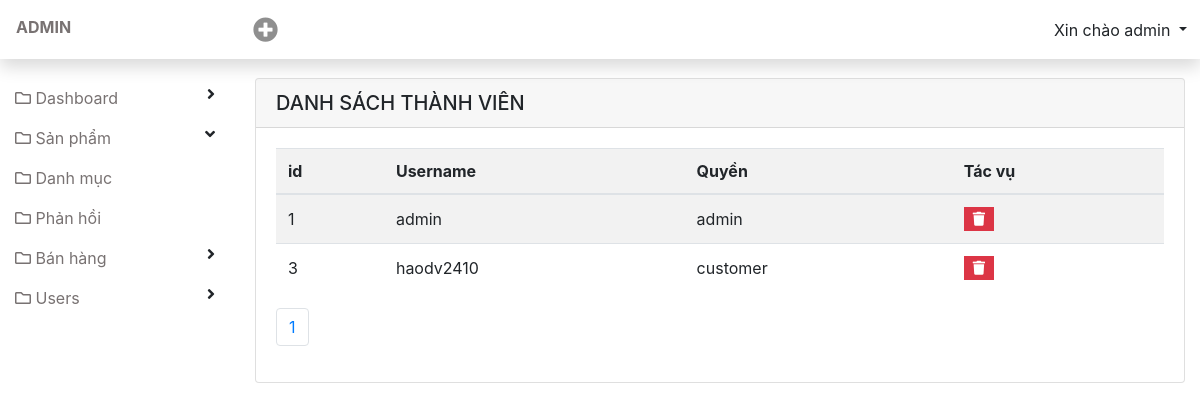
The page /admin/index.php?view=list-user (signed in) on the database its author committed.
### tables this page shows
CREATE TABLE `users` (
  `id` int(11) NOT NULL,
  `fullname` varchar(255) NOT NULL,
  `username` varchar(255) NOT NULL,
  `password` varchar(40) NOT NULL,
  `email` varchar(255) NOT NULL,
  `address` longtext DEFAULT NULL,
  `phone` varchar(255) DEFAULT NULL,
  `created_at` int(11) DEFAULT NULL,
  `role` enum('admin','customer') DEFAULT 'customer'
);

### admin/views/list-user.php (the view, shortened to what this page needs)
<?php
require './inc/header.php';
?>
<?php
$num_per_page = !empty($_GET['per_page']) ? $_GET['per_page'] : 5;
$current_page = !empty($_GET['page']) ? $_GET['page'] : 1;
$offset = ($current_page - 1) * $num_per_page;
$sql =  "SELECT * FROM users ORDER BY id ASC LIMIT " . $num_per_page . " OFFSET " . $offset;
$res = $conn->query($sql);
$totalRecords = mysqli_query($conn, "SELECT * FROM `users`");
$totalRecords = $totalRecords->num_rows;
$totalPages = ceil($totalRecords / $num_per_page);
?>
<div id="content" class="container-fluid">
    <div class="card">
        <div class="card-header font-weight-bold d-flex justify-content-between align-items-center">
            <h5 class="m-0 ">Danh sách thành viên</h5>
        </div>
        <div class="card-body">
            <table class="table table-striped table-checkall">
                <tr>
                    <th scope="col">id</th>
                    <th scope="col">Username</th>
                    <th scope="col">Quyền</th>
                    <th scope="col">Tác vụ</th>
                </tr>
                <tbody>
                    <?php
                    while ($row = $res->fetch_array()) {
                    ?>
                            <td><?= $row['id'] ?></td>
                            <td><?= $row['username'] ?></td>
                            <td><?= $row['role'] == 'admin' ? "admin" : "customer" ?></td>
                            <td>
                                <a onclick="return confirm('bạn muốn xóa người dùng này?');" href="?view=delete-user&id=<?= $row['id'] ?>" class="btn btn-danger btn-sm rounded-0 text-white" type="button" data-toggle="tooltip" data-placement="top" title="Delete"><i class="fa fa-trash"></i></a>
                            </td>
                    <?php } ?>
                </tbody>
            </table>
            <nav aria-label="Page navigation example">
                <ul class="pagination">
                    <?php for ($t = 1; $t <=  $totalPages; $t++) { ?>
                        <li class="page-item">
                            <a class="page-link" href="?view=list-user&per_page=<?= $num_per_page ?>&page=<?= $t ?>"> <?= $t ?> </a>
                        </li>
                    <?php }  ?>
                </ul>
            </nav>
        </div>
    </div>
</div>

### admin/css/style.css (style rules this page uses)
a { color: #787272; }
#content { padding-top: 20px; padding-bottom: 20px; }
#content .card-header { text-transform: uppercase; }
.table tr td { vertical-align: middle; }

### rows shown on the page
users: id "1", username "admin", role "admin"
users: id "3", username "haodv2410", role "customer"

### other values the page prints
$_SESSION['user_login_admin'] "admin"
